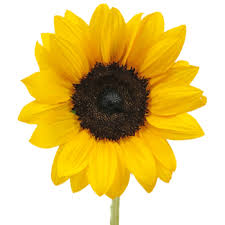
%> input picture sunflower.jpg, 225 x 225 px
$ octave contrast_stretching.m   (GNU Octave 9; MATLAB toolbox functions it lacks are replaced by stand-ins)
%> lines starting %> are read from the running program, lines starting %| are printed output that depends on the picture
clc
clear all;
close all;
img = imread('sunflower.jpg'); % Read image
%> img is the input picture: size 225x225x3 uint8; mean R, G, B 227.8, 204.2, 129.4
img = rgb2gray(img); % Convert to gray level
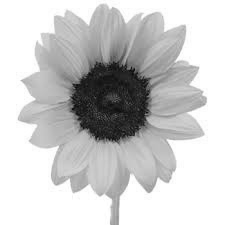
%> img: size 225x225 uint8; min 4, max 255, mean 202.7
img = double(img); % Convert to double precison values
%> img: size 225x225 double

[row, col] = size(img);
%> row = 225; col = 225
r_min = min(min(img)); % Minimum of all minimums of each column
%> r_min = 4
c = 255/(max(max(img)) - min(min(img)));
%> c = 1.02
s_min = 0; % lowest value
for i=1:1:row
    for j=1:1:col
        new_img(i, j) = c * (img(i,j) - r_min) + s_min;
    end
end

hist1 = zeros(1,300); % bins.
hist2 = zeros(1,300);

for i=1:1:row
    for j=1:1:col
        curr = uint8(new_img(i,j));
        curr2 = uint8(img(i, j));
        if (curr == 0)
            curr = 1;  % since the index in matlab begins from 1. just a check in place.
        end
        if (curr2 == 0)
            curr2 = 1;
        end
        hist2(curr) = hist2(curr) + 1; % increment the count of encountered gray level by one.
        hist1(curr2) = hist1(curr2) + 1;
    end
end
%> after the loop, hist1 = 300 values, max 20945 at index 255, min 0 at index 1, mean 168.8; hist2 = 300 values, max 20945 at index 255, min 0 at index 2, mean 168.8
subplot(1,2,1),bar(hist1); % plot a histogram
subplot(1,2,2),bar(hist2);
%> after `bar(hist2)`:
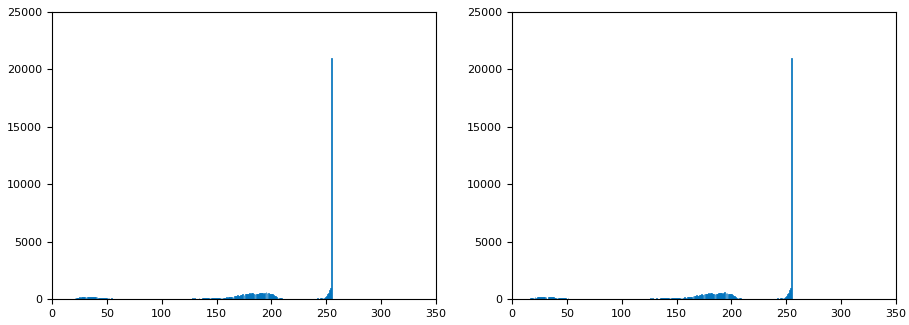
%> figure redrawn from the program's plot data, 2 panels; panel 1: tallest bar 20945 high, from x = 254.6 to 255.4; panel 2: tallest bar 20945 high, from x = 254.6 to 255.4
